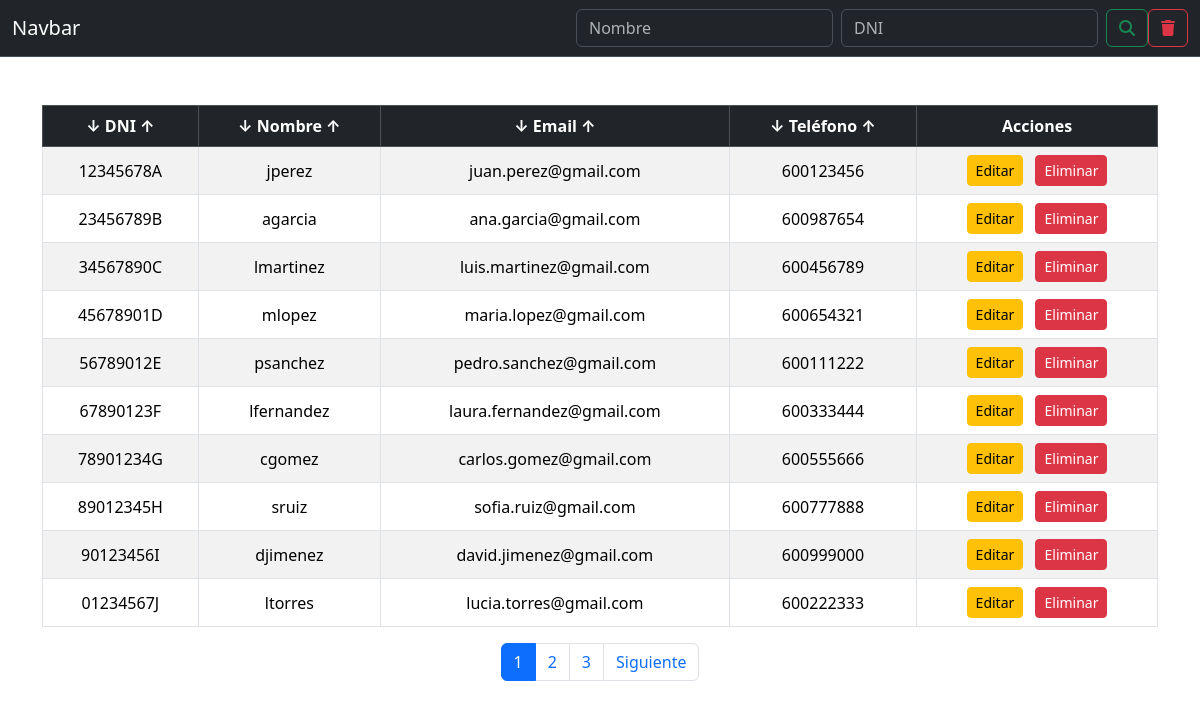
The app's page /entradas/leerEscuela.php with its own data.
### tables this page shows
CREATE TABLE tbl_usuario (
    id_usuario INT AUTO_INCREMENT PRIMARY KEY NOT NULL,
    nombre_usuario VARCHAR(50) NOT NULL,
    password_usuario VARCHAR(50) NOT NULL,
    email_usuario VARCHAR(60) NOT NULL,
    telf_usuario CHAR(9) NOT NULL,
    dni_usuario CHAR(9) NOT NULL,
    rol_usuario ENUM('Admin', 'Alumno') DEFAULT 'Alumno' NOT NULL
);

### entradas/leerEscuela.php (the view, shortened to what this page needs)
<!DOCTYPE html>
<html lang="en">
<head>
    <link href="https://cdn.jsdelivr.net/npm/bootstrap@5.3.2/dist/css/bootstrap.min.css" rel="stylesheet">
    <link href="https://cdnjs.cloudflare.com/ajax/libs/font-awesome/6.4.0/css/all.min.css" rel="stylesheet">
</head>
<body>
    <nav class="navbar bg-dark border-bottom border-body" data-bs-theme="dark">
        <div class="container-fluid">
            <a class="navbar-brand">Navbar</a>
            <form class="d-flex" role="search">
                <input class="form-control me-2" name="nombre" type="search" placeholder="Nombre" aria-label="Nombre">
                <input class="form-control me-2" name="dni" type="search" placeholder="DNI" aria-label="DNI">
                <button class="btn btn-outline-success" type="submit"><i class="fa-solid fa-magnifying-glass"></i></button>
                <button class="btn btn-outline-danger" type="submit"><i class="fa-solid fa-trash"></i></button>
            </form>
        </div>
    </nav>
    <div class="container my-5">
        <?php
        include_once('../db/conexion.php');
        $registrosPorPagina = 10;
        $paginaActual = isset($_GET['pagina']) ? (int)$_GET['pagina'] : 1;
        $offset = ($paginaActual - 1) * $registrosPorPagina;
        $sql = "SELECT *
            FROM
            tbl_usuario
            LIMIT $offset, $registrosPorPagina";
        $result = $conn->query($sql);
        $sqlTotal = "SELECT COUNT(*) AS total FROM tbl_usuario";
        $totalResult = $conn->query($sqlTotal);
        $totalRows = $totalResult->fetch_assoc()['total'];
        $totalPaginas = ceil($totalRows / $registrosPorPagina);
        if ($result->num_rows > 0) {
            echo "<div class='table-responsive'>";
            echo "<table class='table table-bordered table-hover table-striped text-center'>";
            echo "<thead class='table-dark'>
                    <tr>
                        <th>↓ DNI ↑</th>
                        <th>↓ Nombre ↑</th>
                        <th>↓ Email ↑</th>
                        <th>↓ Teléfono ↑</th>
                        <th>Acciones</th>
                    </tr>
                  </thead>";
            echo "<tbody>";
            $rows = $result->fetch_all(MYSQLI_ASSOC);
            foreach ($rows as $row) {
                echo "<tr class='align-middle'>
                        <td>" . htmlspecialchars($row["dni_usuario"]) . "</td>
                        <td>" . htmlspecialchars($row["nombre_usuario"]) . "</td>
                        <td>" . htmlspecialchars($row["email_usuario"]) . "</td>
                        <td>" . htmlspecialchars($row["telf_usuario"]) . "</td>
                        <td>
                            <a href='editarRegistro.php?id=" . htmlspecialchars($row["id_usuario"]) . "' class='btn btn-warning btn-sm me-2'>Editar</a>
                            <a href='eliminarRegistro.php?id=" . htmlspecialchars($row["id_usuario"]) . "' class='btn btn-danger btn-sm' onclick='return confirm(\"¿Estás seguro de eliminar este usuario?\")'>Eliminar</a>
                        </td>
                      </tr>";
            }
            echo "</tbody></table>";
            echo "</div>";
            echo "<nav aria-label='Paginación'>";
            echo "<ul class='pagination justify-content-center'>";
            for ($i = 1; $i <= $totalPaginas; $i++) {
                echo "<li class='page-item " . ($i == $paginaActual ? "active" : "") . "'>
                        <a class='page-link' href='?pagina=$i'>$i</a>
                      </li>";
            }
            if ($paginaActual < $totalPaginas) {
                echo "<li class='page-item'><a class='page-link' href='?pagina=" . ($paginaActual + 1) . "'>Siguiente</a></li>";
            }
            echo "</ul>";
            echo "</nav>";
        } else {
            echo "<p class='text-center text-warning'>No hay resultados que coincidan con los filtros aplicados.</p>";
        }
        ?>
    </div>
</body>
</html>

### records on screen
tbl_usuario: dni_usuario "12345678A", nombre_usuario "jperez", email_usuario "juan.perez@gmail.com", telf_usuario "600123456"
tbl_usuario: dni_usuario "23456789B", nombre_usuario "agarcia", email_usuario "ana.garcia@gmail.com", telf_usuario "600987654"
tbl_usuario: dni_usuario "34567890C", nombre_usuario "lmartinez", email_usuario "luis.martinez@gmail.com", telf_usuario "600456789"
tbl_usuario: dni_usuario "45678901D", nombre_usuario "mlopez", email_usuario "maria.lopez@gmail.com", telf_usuario "600654321"
tbl_usuario: dni_usuario "56789012E", nombre_usuario "psanchez", email_usuario "pedro.sanchez@gmail.com", telf_usuario "600111222"
tbl_usuario: dni_usuario "67890123F", nombre_usuario "lfernandez", email_usuario "laura.fernandez@gmail.com", telf_usuario "600333444"
tbl_usuario: dni_usuario "78901234G", nombre_usuario "cgomez", email_usuario "carlos.gomez@gmail.com", telf_usuario "600555666"
tbl_usuario: dni_usuario "89012345H", nombre_usuario "sruiz", email_usuario "sofia.ruiz@gmail.com", telf_usuario "600777888"
tbl_usuario: dni_usuario "90123456I", nombre_usuario "djimenez", email_usuario "david.jimenez@gmail.com", telf_usuario "600999000"
tbl_usuario: dni_usuario "01234567J", nombre_usuario "ltorres", email_usuario "lucia.torres@gmail.com", telf_usuario "600222333"
